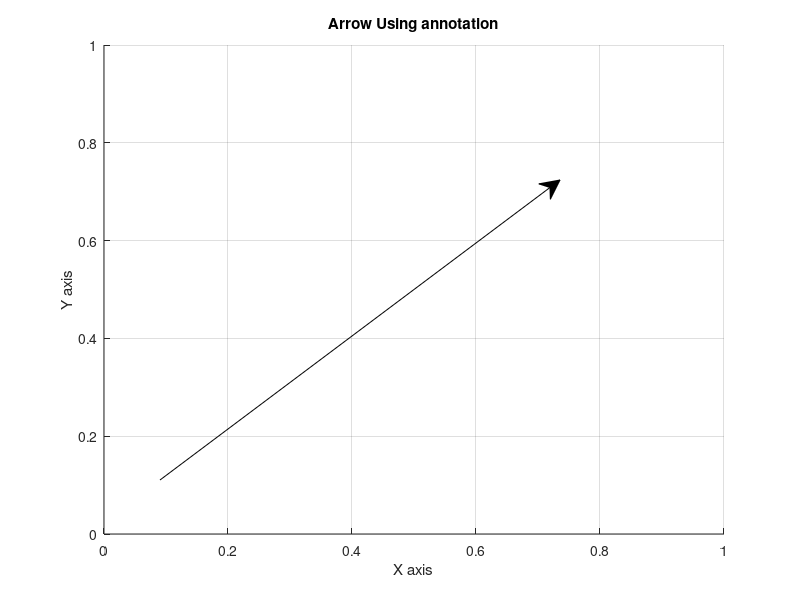

The MATLAB source for this figure:
% Create a figure
figure;

% Draw an arrow from point (0.1, 0.1) to (0.7, 0.7)
annotation('arrow', [0.2 0.7], [0.2 0.7]);

% Adjust the plot limits
axis([0 1 0 1]);

% Add title and labels
grid on;
title('Arrow Using annotation');
xlabel('X axis');
ylabel('Y axis');
